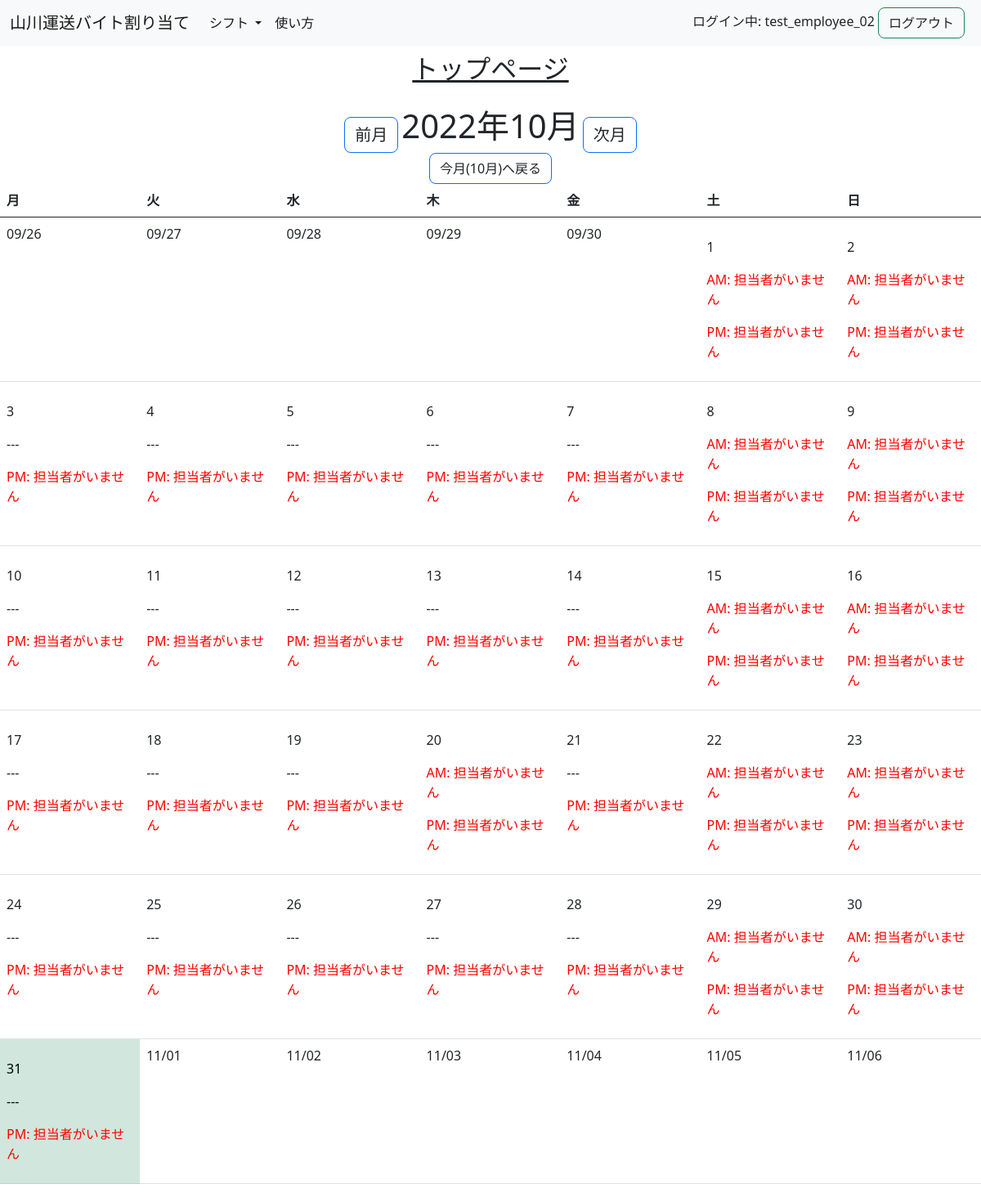
Page /shift/ (signed in) on the committed database.
### top/models.py (models this page shows)
class User(AbstractUser):
    is_employer = models.BooleanField(default=False)

### shift/models.py (models this page shows, shortened)
class MasterShift(models.Model):
    shift_table = models.ForeignKey(ShiftTable, on_delete=models.CASCADE, null=True, blank=True)  # 追加
    date = models.DateField()
    is_am = models.BooleanField()
    required = models.BooleanField()
    worker = models.ForeignKey(User, on_delete=models.SET_NULL, null=True, blank=True)

### shift/views.py (the view)
# urls.py: path('', views.Index.as_view(), name='index'),
class Index(MonthWithShiftsMixin, TemplateView):
    template_name = 'shift/index2.html'
    model = MasterShift
    date_field = 'date'
    def get_context_data(self, **kwargs):
        context = super().get_context_data(**kwargs)
        calendar_context = self.get_month_calendar()
        context.update(calendar_context)
        context.update({
            'user': self.request.user
        })
        return context

### shift/mixins.py (called while the page is built)
    def setup_calendar(self):
        self._calendar = calendar.Calendar(self.first_weekday)

    def get_week_names(self):
        week_names = deque(self.week_names)
        week_names.rotate(-self.first_weekday)
        return week_names

    def get_previous_month(self, date):
        if date.month == 1:
            return date.replace(year=date.year - 1, month=12, day=1)
        else:
            return date.replace(month=date.month - 1, day=1)

    def get_next_month(self, date):
        if date.month == 12:
            return date.replace(year=date.year + 1, month=1, day=1)
        else:
            return date.replace(month=date.month + 1, day=1)

    def get_month_days(self, date):
        return self._calendar.monthdatescalendar(date.year, date.month)

    def get_current_month(self):
        self.setup_calendar()
        month = self.kwargs.get('month')
        year = self.kwargs.get('year')
        if month and year:
            month = datetime.date(year=int(year), month=int(month), day=1)
        else:
            month = datetime.date.today().replace(day=1)
        return month

    def get_month_calendar(self):
        current_month = self.get_current_month()
        calendar_data = {
            'now': datetime.date.today(),
            'month_days': self.get_month_days(current_month),
            'month_current': current_month,
            'month_previous': self.get_previous_month(current_month),
            'month_next': self.get_next_month(current_month),
            'week_names': self.get_week_names(),
        }
        return calendar_data

    def get_month_schedules(self, start, end, days):
        shifts = {day: [MasterShift.objects.filter(date__range=(start, end)).filter(date=day.strftime('%Y-%m-%d'))] for
                  week in days for day in week}
        size = len(shifts)
        return [{key: shifts[key] for key in itertools.islice(shifts, i, i + 7)} for i in range(0, size, 7)]

    def get_personal_schedules(self, start, end, days):
        master_shifts = [master for week in days for day in week
                         for master in MasterShift.objects.filter(date__range=(start, end), date=day.strftime('%Y-%m-%d'))]
        personal_shifts = PersonalShift.objects.filter(master__in=master_shifts)
        return personal_shifts

### templates/shift/index2.html
{% extends 'top/base.html' %}
{% block content %}
<p class="page-title">
トップページ
</p>
<div class="container-fluid text-center col-6">
    <a class="fs-5 btn btn-outline-primary" href="{% url 'shift:index' month_previous.year month_previous.month %}" role="button">前月</a>
        <span class="fs-1">{{ month_current | date:"Y年m月" }}</span>
    <a class="fs-5 btn btn-outline-primary" href="{% url 'shift:index' month_next.year month_next.month %}" role="button">次月</a>
    <form action='{% url 'shift:index' now.year now.month %}'>
        <input type="submit" class="btn btn-outline-primary" value="今月({{ now.month }}月)へ戻る">
    </form>
</div>
<table class="table">
    <thead>
    <tr>
        {% for w in week_names %}
            <th>{{ w }}</th>
        {% endfor %}
    </tr>
    </thead>
    <tbody>
    {% for week_day_shifts in shifts %}
        <tr>
            {% for day, week_shifts in week_day_shifts.items %}
                {% if now == day %}
                    <td class="table-success">
                        {% else %}
                    <td>
                {% endif %}
            <p>
                {% if month_current.month != day.month %}
                    {{ day | date:"m/d" }}
                {% else %}
                    <p>{{ day.day }}</p>
                    {% for shift in week_shifts %}
                        {% for master_shift in shift|dictsortreversed:"is_am" %}
                            {% if master_shift.date == day %}
                                {% if master_shift.is_am %}
                                    <p>
                                        {% if master_shift.required %}
                                            {% if master_shift.is_am %}
                                                {% if master_shift.worker %}
                                                    <p>AM: {{ master_shift.worker.username }}</p>
                                                {% else %}
                                                    <p class="red">AM: 担当者がいません</p>
                                                {% endif %}
                                            {% endif %}
                                        {% else %}
                                            {% if master_shift.is_am %}
                                                <p>---</p>
                                            {% endif %}
                                        {% endif %}
                                {% else %}
                                    <p>
                                        {% if master_shift.required %}
                                            {% if not master_shift.is_am %}
                                                {% if master_shift.worker %}
                                                    <p>PM: {{ master_shift.worker.username }}</p>
                                                {% else %}
                                                    <p class="red">PM: 担当者がいません</p>
                                                {% endif %}
                                            {% endif %}
                                        {% else %}
                                            {% if not master_shift.is_am %}
                                                <p>---</p>
                                            {% endif %}
                                        {% endif %}
                                {% endif %}
                            {% endif %}
                        {% endfor %}
                    {% endfor %}
                {% endif %}
            </td>
            {% endfor %}
        </tr>
    {% endfor %}
    </tbody>
</table>
{% endblock %}

### templates/top/base.html (shortened to what this page needs)
{% load static %}
<!DOCTYPE html>
<html lang="en">
<head>
    <link href="https://cdn.jsdelivr.net/npm/bootstrap@5.0.2/dist/css/bootstrap.min.css" rel="stylesheet">
    <link rel="stylesheet" type='text/css' href="{% static 'top/stylesheet.css' %}">
</head>
<body>
<nav class="navbar navbar-expand-lg navbar-light bg-light fixed-top">
  <div class="container-fluid">
    <a class="navbar-brand" href="{% url 'top:index' %}">山川運送バイト割り当て</a>
    <div class="collapse navbar-collapse" id="navbarSupportedContent">
      <ul class="navbar-nav me-auto mb-2 mb-lg-0">
        {% if user.is_employer %}
        <li class="nav-item dropdown">
          <a class="nav-link dropdown-toggle active" href="#" id="navbarDropdown" role="button" data-bs-toggle="dropdown" aria-expanded="false">
            シフト
          </a>
          <ul class="dropdown-menu" aria-labelledby="navbarDropdown">
            <li><a class="dropdown-item" href="{% url 'shift:index' %}">シフトの表示</a></li>
            <li><a class="dropdown-item" href="{% url 'shift:assign' %}">シフトの有効化</a></li>
            <li><a class="dropdown-item" href="{% url 'shift:employer' %}">シフトの割り振り</a></li>
          </ul>
        </li>
        <li class="nav-item dropdown">
          <a class="nav-link dropdown-toggle active" href="#" id="navbarDropdown" role="button" data-bs-toggle="dropdown" aria-expanded="false">
            従業員
          </a>
          <ul class="dropdown-menu" aria-labelledby="navbarDropdown">
            <li><a class="dropdown-item" href="{% url 'top:edit' %}">現在の従業員を編集</a></li>
            <li><a class="dropdown-item" href="{% url 'top:register' %}">新規従業員を登録</a></li>
          </ul>
        </li>
        <li class="nav-item dropdown">
          <a class="nav-link dropdown-toggle active" href="#" id="navbarDropdown" role="button" data-bs-toggle="dropdown" aria-expanded="false">
            使い方
          </a>
          <ul class="dropdown-menu" aria-labelledby="navbarDropdown">
            <li><a class="dropdown-item" href="{% url 'tutorial:employer' %}">雇用者用画面</a></li>
            <li><a class="dropdown-item" href="{% url 'tutorial:employee' %}">従業員用画面</a></li>
          </ul>
        </li>
        {% else %}
            <li class="nav-item dropdown">
          <a class="nav-link dropdown-toggle active" href="#" id="navbarDropdown" role="button" data-bs-toggle="dropdown" aria-expanded="false">
            シフト
          </a>
        </li>
            <li class="nav-item">
              <a class="nav-link active" aria-current="page" href="{% url 'tutorial:employee' %}">使い方</a>
            </li>
        {% endif %}
      </ul>
      <form action="{% url 'top:logout' %}">
          ログイン中: {{ user.username }}
        <input type="submit" class="btn btn-outline-success me-2" value="ログアウト">
      </form>
    </div>
  </div>
</nav>
<div class="under-nav">
{% block content %}
{% endblock %}
</div>
</body>
</html>

### top/static/top/stylesheet.css (style rules this page uses)
*, *:before, *:after { -webkit-box-sizing: inherit; box-sizing: inherit; }
html { -webkit-box-sizing: border-box; box-sizing: border-box; }
.btn, a.btn, button.btn { position: relative; display: inline-block; cursor: pointer; -webkit-user-select: none; -moz-user-select: none; -ms-user-select: none; user-select: none; -webkit-transition: all 0.3s; transition: all 0.3s; text-align: center; vertical-align: middle; text-decoration: none; color: #212529; border-radius: 0.5rem; }
.under-nav { margin-top: 60px; }
.red { color:red; }
.page-title { font-size: 2rem; margin-right: auto; margin-left: auto; width: fit-content; text-decoration: underline; }

### rows in the picture
User: username "test_employee_02"
MasterShift: date "AM: 担当者がいません"
MasterShift: date "PM: 担当者がいません"
MasterShift: date "AM: 担当者がいません"
MasterShift: date "PM: 担当者がいません"
MasterShift: date "PM: 担当者がいません"
MasterShift: date "PM: 担当者がいません"
MasterShift: date "PM: 担当者がいません"
MasterShift: date "PM: 担当者がいません"
MasterShift: date "PM: 担当者がいません"
MasterShift: date "AM: 担当者がいません"
MasterShift: date "PM: 担当者がいません"
MasterShift: date "AM: 担当者がいません"
MasterShift: date "PM: 担当者がいません"
MasterShift: date "PM: 担当者がいません"
MasterShift: date "PM: 担当者がいません"
MasterShift: date "PM: 担当者がいません"
MasterShift: date "PM: 担当者がいません"
MasterShift: date "PM: 担当者がいません"
MasterShift: date "AM: 担当者がいません"
MasterShift: date "PM: 担当者がいません"
MasterShift: date "AM: 担当者がいません"
MasterShift: date "PM: 担当者がいません"
MasterShift: date "PM: 担当者がいません"
MasterShift: date "PM: 担当者がいません"
MasterShift: date "PM: 担当者がいません"
MasterShift: date "AM: 担当者がいません"
MasterShift: date "PM: 担当者がいません"
MasterShift: date "PM: 担当者がいません"
MasterShift: date "AM: 担当者がいません"
MasterShift: date "PM: 担当者がいません"
MasterShift: date "AM: 担当者がいません"
MasterShift: date "PM: 担当者がいません"
MasterShift: date "PM: 担当者がいません"
MasterShift: date "PM: 担当者がいません"
MasterShift: date "PM: 担当者がいません"
MasterShift: date "PM: 担当者がいません"
MasterShift: date "PM: 担当者がいません"
MasterShift: date "AM: 担当者がいません"
MasterShift: date "PM: 担当者がいません"
MasterShift: date "AM: 担当者がいません"
MasterShift: date "PM: 担当者がいません"
MasterShift: date "PM: 担当者がいません"

### other values in the picture
{{ month_current | date:"Y年m月" }} "2022年10月"
{{ w }} "月" "火" "水" "木" "金" "土" "日"
{{ day | date:"m/d" }} "09/26" "09/27" "09/28" "09/29" "09/30" "11/01" "11/02" "11/03" "11/04" "11/05" "11/06"
{{ day.day }} "1" "2" "3" "4" "5" "6" "7" "8" "9" "10" "11" "12" "13" "14" "15" "16" "17" "18" "19" "20" "21" "22" "23" "24" "25" "26" "27" "28" "29" "30" "31"
